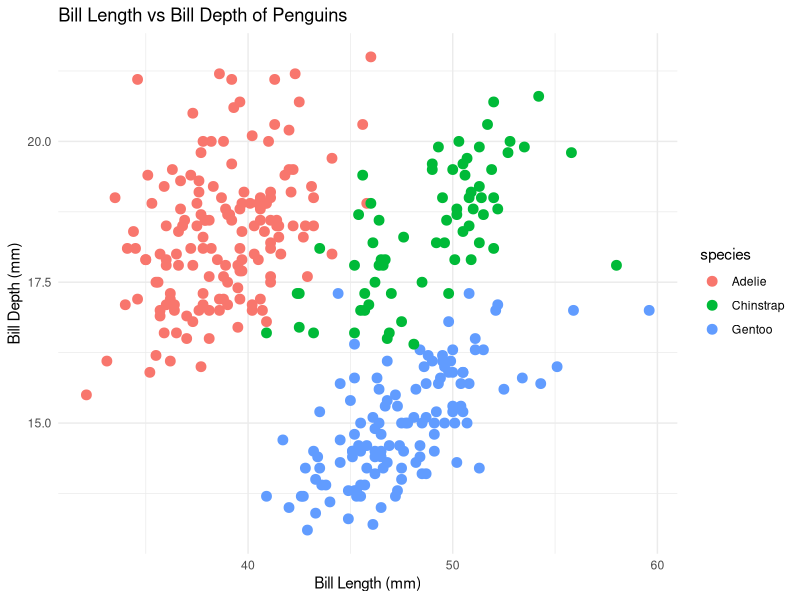
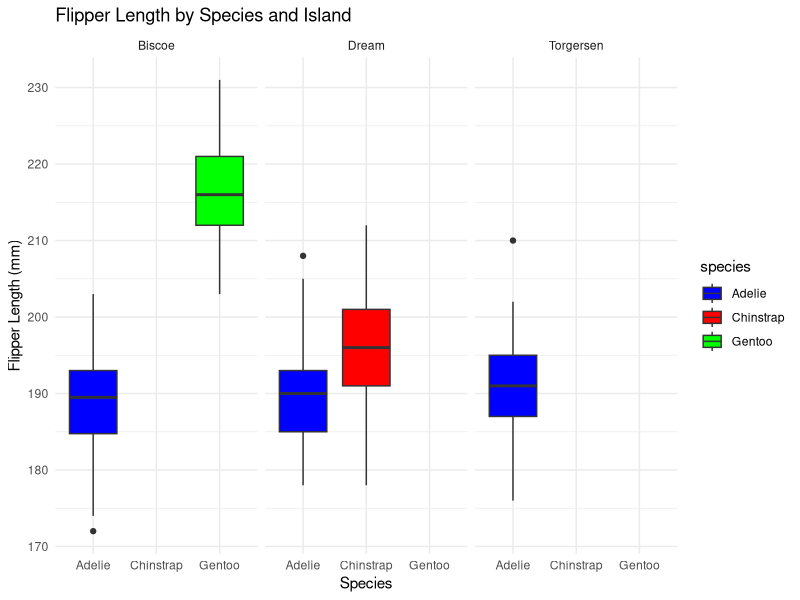
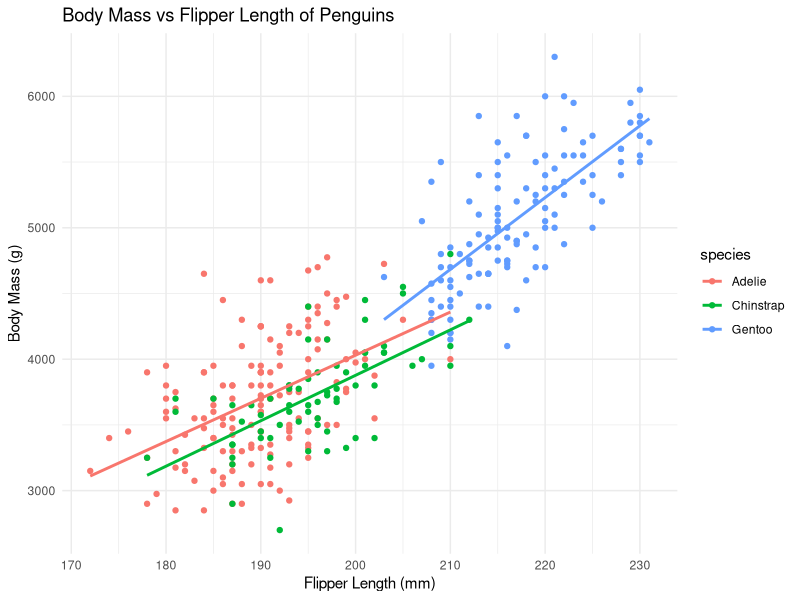

Generate these figures, in order, with R:
## ---- chunk 1
# Load tidyverse and palmerpenguins libraries
library(tidyverse)
library(palmerpenguins)
  

# Create a ggplot scatter plot using the penguins dataset. 
# Plot bill_length_mm on the x-axis and bill_depth_mm on the y-axis.
# Color points by species and use geom_point with size 3.
# Add a minimal theme and clean labels.
plot <- ggplot(data = penguins, aes(x = bill_length_mm, y = bill_depth_mm, color = species)) +
  geom_point(size = 3) +
  labs(title = "Bill Length vs Bill Depth of Penguins",
       x = "Bill Length (mm)",
       y = "Bill Depth (mm)") +
  theme_minimal()

plot

## ---- chunk 2

#create boxplot comparing flipper_length_mm across different species, faceted by island, using custom color palettes.
boxplot <- ggplot(data = penguins, aes(x = species, y = flipper_length_mm, fill = species)) +
  geom_boxplot() +
  facet_wrap(~ island) +
  labs(title = "Flipper Length by Species and Island",
       x = "Species",
       y = "Flipper Length (mm)") +
  theme_minimal() +
  scale_fill_manual(values = c("Adelie" = "blue", "Chinstrap" = "red", "Gentoo" = "green"))

boxplot

## ---- chunk 3
#build a scatter plot mapping body_mass_g against flipper_length_mm, adding a linear regression trend line (geom_smooth) for each species.
scatter_plot <- ggplot(data = penguins, aes(x = flipper_length_mm, 
                                            y = body_mass_g, 
                                            color = species)) +
  geom_point() +
  geom_smooth(method = "lm", se = FALSE) +
  labs(title = "Body Mass vs Flipper Length of Penguins",
       x = "Flipper Length (mm)",
       y = "Body Mass (g)") +
  theme_minimal()

scatter_plot
